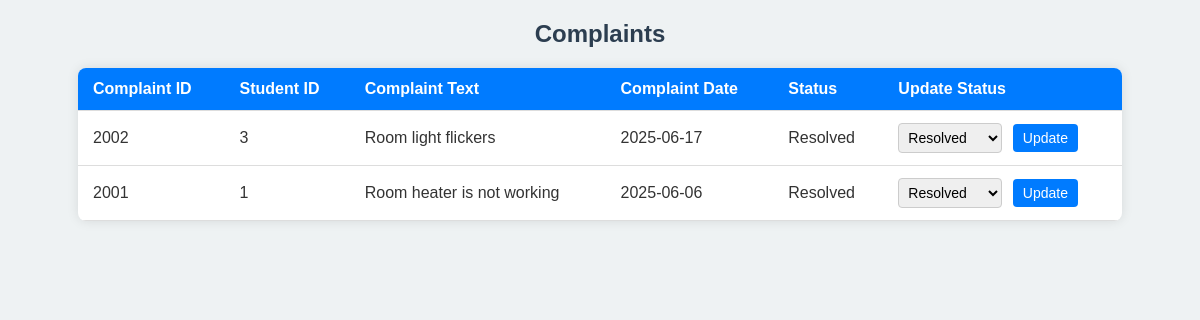
Screenshot of /view_complaints.php (signed in) with the database file from the repository.
### tables this page shows
CREATE TABLE `complaint` (
  `Complaint_ID` int(11) NOT NULL,
  `Student_ID` int(11) DEFAULT NULL,
  `Complaint_Text` text DEFAULT NULL,
  `Complaint_Date` date DEFAULT NULL,
  `Status` varchar(50) DEFAULT NULL
);

### view_complaints.php (the view, shortened to what this page needs)
<?php
include 'connect.php';
$result = $conn->query("SELECT * FROM COMPLAINT ORDER BY Complaint_Date DESC");
?>
<!DOCTYPE html>
<html>
<head>
</head>
<body>
    <h2>Complaints</h2>
    <table>
        <thead>
            <tr>
                <th>Complaint ID</th>
                <th>Student ID</th>
                <th>Complaint Text</th>
                <th>Complaint Date</th>
                <th>Status</th>
                <th>Update Status</th>
            </tr>
        </thead>
        <tbody>
        <?php while($row = $result->fetch_assoc()): ?>
            <tr>
                <td data-label="Complaint ID"><?php echo htmlspecialchars($row['Complaint_ID']); ?></td>
                <td data-label="Student ID"><?php echo htmlspecialchars($row['Student_ID']); ?></td>
                <td data-label="Complaint"><?php echo htmlspecialchars($row['Complaint_Text']); ?></td>
                <td data-label="Complaint Date"><?php echo htmlspecialchars($row['Complaint_Date']); ?></td>
                <td data-label="Status"><?php echo htmlspecialchars($row['Status']); ?></td>
                <td data-label="Update Status">
                    <form method="post" action="update_status.php">
                        <select name="status" required>
                            <option value="Resolved" <?php if($row['Status'] == 'Resolved') echo 'selected'; ?>>Resolved</option>
                        </select>
                        <button type="submit">Update</button>
                    </form>
                </td>
            </tr>
        <?php endwhile; ?>
        </tbody>
    </table>
</body>
</html>

### view_complaints.php (style rules this page uses)
body { font-family: Arial, sans-serif; background-color: #eef2f3; margin: 20px; color: #333; }
h2 { text-align: center; color: #2c3e50; margin-bottom: 20px; }
table { width: 90%; margin: 0 auto; border-collapse: collapse; background-color: #fff; box-shadow: 0 0 12px rgba(0,0,0,0.1); border-radius: 8px; overflow: hidden; }
th, td { padding: 12px 15px; text-align: left; border-bottom: 1px solid #ddd; vertical-align: middle; }
th { background-color: #007BFF; color: white; font-weight: 600; }
form { margin: 0; }
select { padding: 5px; border-radius: 4px; border: 1px solid #ccc; font-size: 14px; }
button { background-color: #007BFF; color: white; border: none; padding: 6px 10px; border-radius: 4px; cursor: pointer; font-size: 14px; margin-left: 6px; transition: background-color 0.3s ease; }

### rows the page displays
complaint: Complaint_ID "2002", Student_ID "3", Complaint_Text "Room light flickers", Complaint_Date "2025-06-17", Status "Resolved", status "Resolved"
complaint: Complaint_ID "2001", Student_ID "1", Complaint_Text "Room heater is not working", Complaint_Date "2025-06-06", Status "Resolved", status "Resolved"
